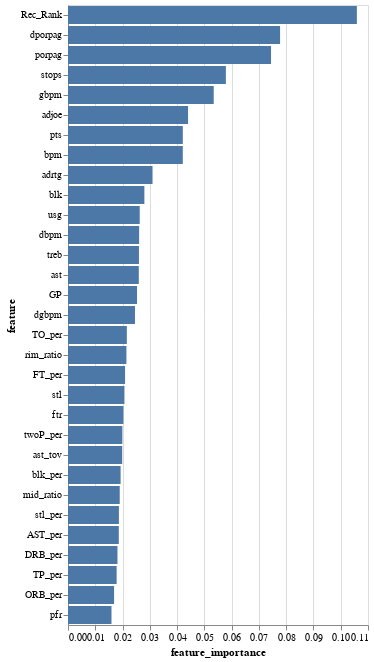

Notebook cell for this chart:
### Code cell
#Create a bar chart showing the features importance for the random tree model
alt.Chart(feat_imp_et_df).mark_bar().encode(
    x='feature_importance',
    y=alt.Y("feature", sort='-x'),
    tooltip=['feature','feature_importance'])

### Figure 1 — Vega-Lite specification as saved in the notebook (floating-point values rounded to 4 significant figures)
{"config": {"view": {"continuousWidth": 300, "continuousHeight": 300}}, "data": {"name": "data-147023cebdd7696bfa58cb5349ebc126"}, "mark": {"type": "bar"}, "encoding": {"tooltip": [{"field": "feature", "type": "nominal"}, {"field": "feature_importance", "type": "quantitative"}], "x": {"field": "feature_importance", "type": "quantitative"}, "y": {"field": "feature", "sort": "-x", "type": "nominal"}}, "$schema": "https://vega.github.io/schema/vega-lite/v5.20.1.json", "datasets": {"data-147023cebdd7696bfa58cb5349ebc126": [{"feature": "GP", "feature_importance": 0.02531}, {"feature": "usg", "feature_importance": 0.0263}, {"feature": "ORB_per", "feature_importance": 0.0169}, {"feature": "DRB_per", "feature_importance": 0.01814}, {"feature": "AST_per", "feature_importance": 0.01863}, {"feature": "TO_per", "feature_importance": 0.02157}, {"feature": "FT_per", "feature_importance": 0.02092}, {"feature": "twoP_per", "feature_importance": 0.01993}, {"feature": "TP_per", "feature_importance": 0.01784}, {"feature": "blk_per", "feature_importance": 0.01929}, {"feature": "stl_per", "feature_importance": 0.01867}, {"feature": "ftr", "feature_importance": 0.02031}, {"feature": "porpag", "feature_importance": 0.07445}, {"feature": "adjoe", "feature_importance": 0.04403}, {"feature": "pfr", "feature_importance": 0.01595}, {"feature": "Rec_Rank", "feature_importance": 0.1059}, {"feature": "ast_tov", "feature_importance": 0.01988}, {"feature": "rim_ratio", "feature_importance": 0.02142}, {"feature": "mid_ratio", "feature_importance": 0.01897}, {"feature": "adrtg", "feature_importance": 0.031}, {"feature": "dporpag", "feature_importance": 0.07776}, {"feature": "stops", "feature_importance": 0.05789}, {"feature": "bpm", "feature_importance": 0.04209}, {"feature": "dbpm", "feature_importance": 0.02608}, {"feature": "gbpm", "feature_importance": 0.05344}, {"feature": "dgbpm", "feature_importance": 0.02456}, {"feature": "treb", "feature_importance": 0.02602}, {"feature": "ast", "feature_importance": 0.02596}, {"feature": "stl", "feature_importance": 0.02069}, {"feature": "blk", "feature_importance": 0.028}, {"feature": "pts", "feature_importance": 0.0421}]}}
